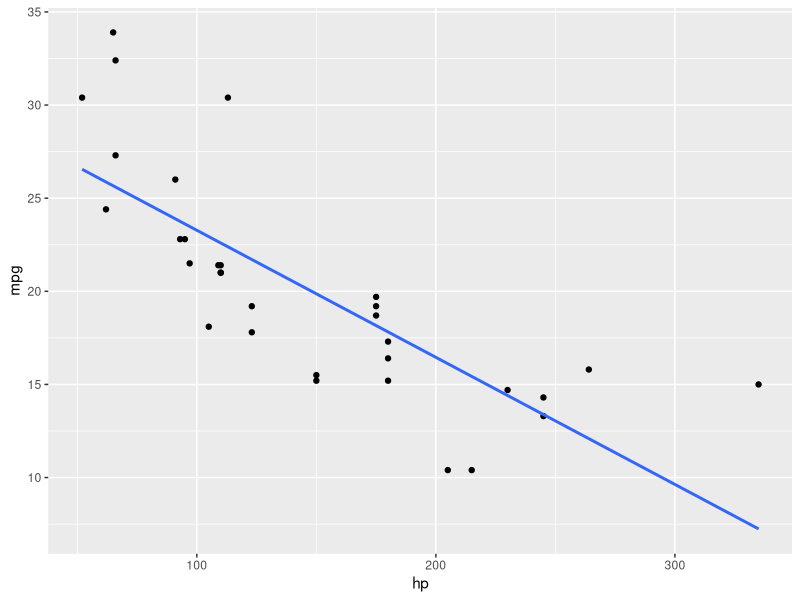
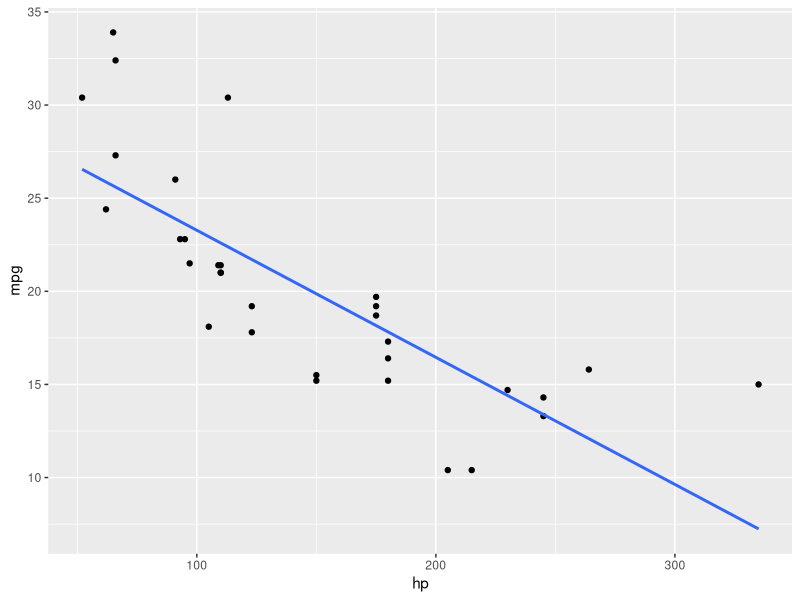
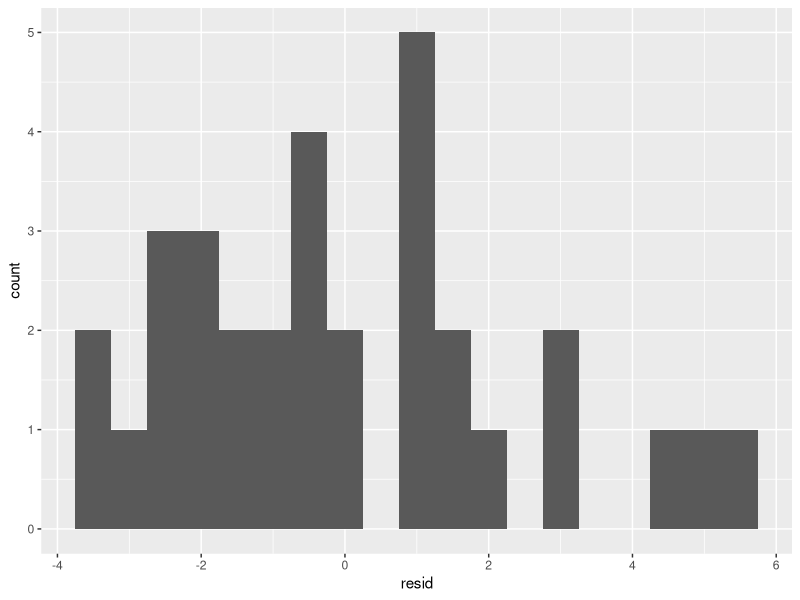
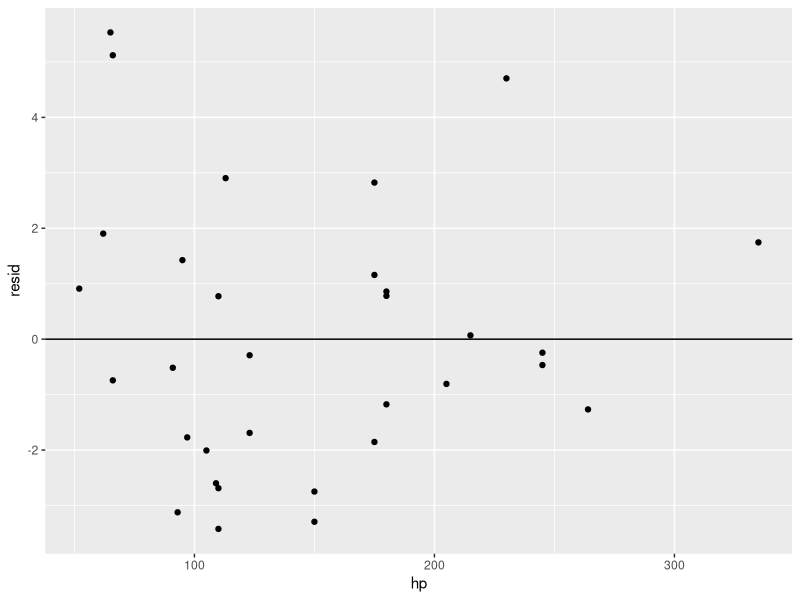

Write R code to recreate these figures, in order.
## ---- chunk 1
library(tidyverse)
## ---- chunk 2
mtcars %>% 
  ggplot(aes(x = hp, y = mpg)) +
  geom_point() +
  geom_smooth(method = 'lm', se = FALSE)
## ---- chunk 3
lm(mpg ~ hp, data = mtcars) %>% 
  summary()
## ---- chunk 4
mtcars %>% 
  ggplot(aes(x = hp, y = mpg)) +
  geom_point() +
  geom_smooth(method = 'lm', se = FALSE)
## ---- chunk 5
mtcars %>% 
  select(mpg, hp) %>% 
  slice(1)

mtcars %>% 
  select(mpg, hp) %>% 
  slice(18)
## ---- chunk 6
model1 <- lm(mpg ~ hp + wt + am, data = mtcars)

mtcars <- 
  mtcars %>% 
  modelr::add_residuals(model1)

mtcars %>% 
  ggplot(aes(x = resid)) +
  geom_histogram(binwidth = 0.5)
## ---- chunk 7
mtcars %>% 
  ggplot(aes(x = hp, y = resid)) +
  geom_point() +
  geom_hline(yintercept = 0)
## ---- chunk 8

mtcars %>% 
  select(mpg, hp, am, wt) %>% 
  glimpse()

lm(mpg ~ hp + am + wt, data = mtcars) %>% 
  summary()
